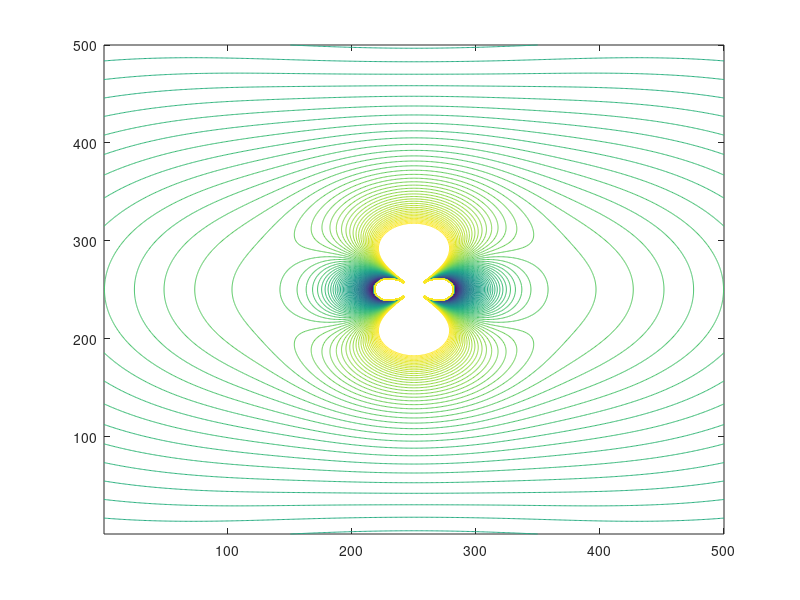

This figure's MATLAB source:
%% Script to calculate analytically the stokeslet cyclinder flow

% Space parameters.
Xsi = 1; Xlen = 500; % X dimensionless length, number of points, resp.
Ysi = 1; Ylen = 500; % Y dimensionless length, number of points, resp.
Xsys = linspace(-Xsi/2,Xsi/2,Xlen);
Ysys = linspace(-Ysi/2,Ysi/2,Ylen);

% Store for final velocity field.
UxSys = zeros(Xlen,Ylen);
UySys = zeros(Xlen,Ylen);

% Cylinder parameters.
a = 0.25;
f0 = (1/(1-2*log(a)))/20 * [1,0];

% loop through the space and solve.
for xi = 1:Xlen
    for yi = 1:Ylen

        R = [Xsys(xi),Ysys(yi)];
        r = norm(R);

        utemp = -f0*(2*log(r) - (a^2/r^2)) + 2*dot(f0,R)*R/r^2*(1-(a^2/r^2));

        UxSys(xi,yi) = utemp(1);
        UySys(xi,yi) = utemp(2);

    end
end

% Optional thresholding to improve the contour plots.
 thresh1 = 0.1;
 UxSys( abs(UxSys) > thresh1) = thresh1;
 UySys( abs(UySys) > thresh1) = thresh1;

%imagesc(UxSys)
%imagesc(UySys)

% thresh2 = 0.4;
% UxSys( abs(UxSys) < thresh2) = thresh2;
% UySys( abs(UySys) < thresh2) = thresh2;

figure
contour(UxSys',100)
% contour(UySys)
% axis equal
